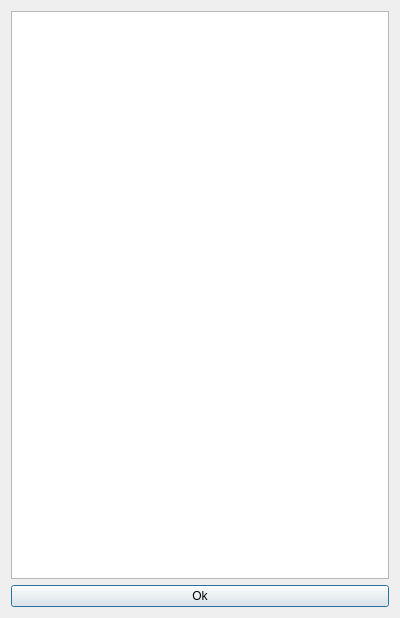
<?xml version="1.0" encoding="UTF-8"?>
<ui version="4.0">
 <class>Update</class>
 <widget class="QDialog" name="Update">
  <property name="geometry">
   <rect>
    <x>0</x>
    <y>0</y>
    <width>400</width>
    <height>618</height>
   </rect>
  </property>
  <property name="windowTitle">
   <string>Update</string>
  </property>
  <layout class="QGridLayout" name="gridLayout">
   <item row="0" column="0">
    <layout class="QVBoxLayout" name="verticalLayout">
     <item>
      <widget class="QPlainTextEdit" name="pteMessage">
       <property name="readOnly">
        <bool>true</bool>
       </property>
      </widget>
     </item>
     <item>
      <widget class="QPushButton" name="pbOk">
       <property name="text">
        <string>Ok</string>
       </property>
       <property name="default">
        <bool>true</bool>
       </property>
      </widget>
     </item>
    </layout>
   </item>
  </layout>
 </widget>
 <resources/>
 <connections/>
</ui>
